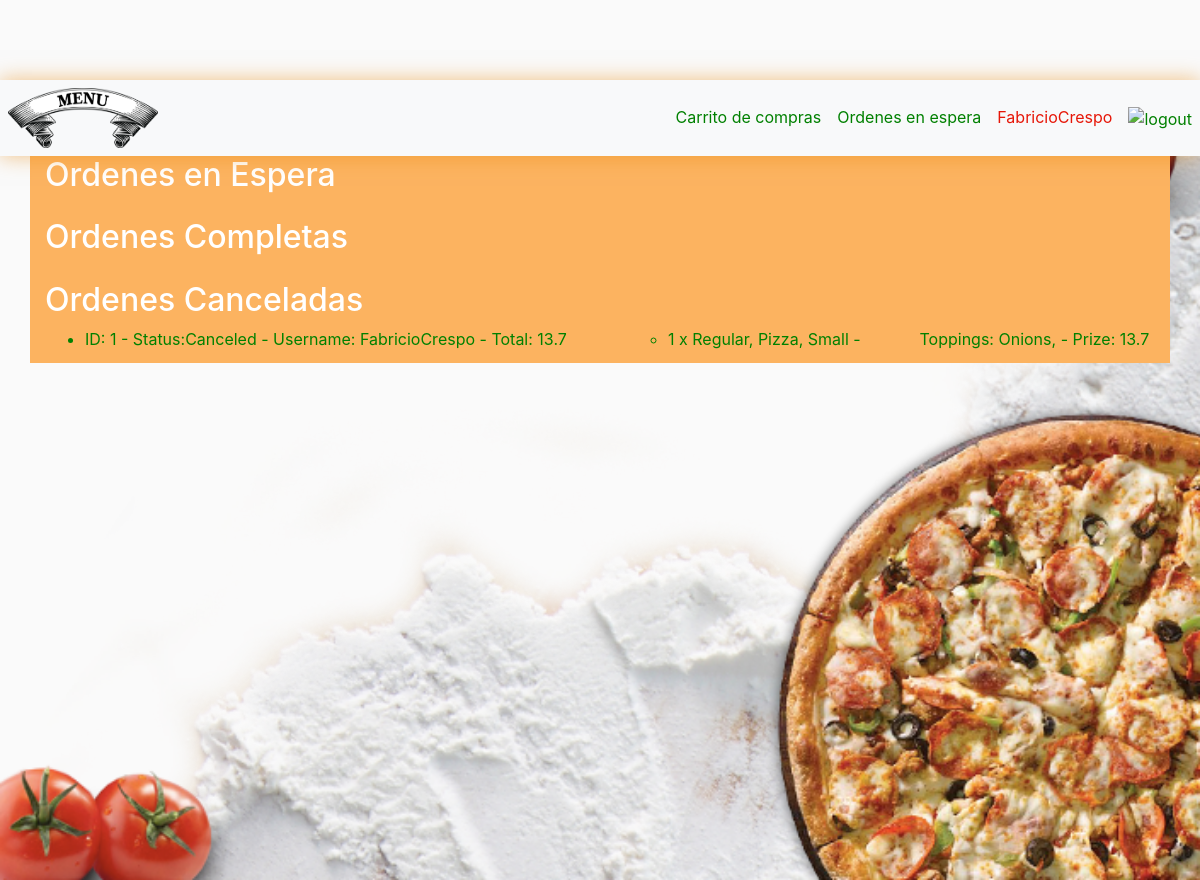
The page /orderlist (signed in) on the database its author committed.
### orders/models.py (models this page shows, shortened)
class Order(models.Model):
    status = models.CharField(max_length = 30, default = 'Open') # the default option is always set because there is not another state unless the user changes it.
    user = models.ForeignKey(User, on_delete=models.CASCADE) # many orders are make for an user
    def __str__(self):
        display = f"ID: {self.id} - Status:{self.status} - Username: {self.user} - Total: {self.total} "
        return display
    @property
    def total(self):
        total = 0
        for orderitem in self.orderitem_set.all():
            total += orderitem.cost
        return total

class OrderItem(models.Model):
    order = models.ForeignKey(Order, on_delete=models.CASCADE)
    menuitem = models.ForeignKey(MenuItem, on_delete=models.CASCADE)
    toppings = models.ManyToManyField(Topping)
    extras = models.ManyToManyField(Extra)
    quantity = models.IntegerField(default = 1)
    def __str__(self):
        display = f"{self.quantity} x {self.menuitem.type}, {self.menuitem.name}, {self.menuitem.size}"
        if self.toppings.count() > 0:
            display += " - Toppings: "
        for topping in self.toppings.all():
            display +=f" {topping.name},"
        if self.extras.count() > 0:
            display += " -  Extras: "
        for extra in self.extras.all():
            display +=f" {extra.name},"
        display += f" - Prize: {self.cost}"
        return display
    @property
    def cost(self):
        cost = self.menuitem.prize
        for extra in self.extras.all():
            cost += extra.prize
        cost = cost*self.quantity
        return cost

class MenuItem(models.Model):
    name = models.CharField(max_length = 30)
    size = models.CharField(max_length = 10)
    type = models.CharField(max_length = 30)
    prize = models.FloatField()
    num_toppings = models.IntegerField()

class Topping(models.Model):
    name = models.CharField(max_length = 30)

### orders/views.py (the view)
# urls.py: path("orderlist", views.orderlist, name="orderlist"),
def orderlist(request):
    pending_orders = Order.objects.filter(user = request.user, status = 'Pending').all()
    completed_orders = Order.objects.filter(user = request.user, status = 'Completed').all()
    canceled_orders = Order.objects.filter(user = request.user, status = 'Canceled').all()
    context = {'pending_orders' : pending_orders, 'completed_orders' : completed_orders, 'canceled_orders' : canceled_orders}
    return render(request, "orders/orderlist.html", context)

### orders/templates/orders/orderlist.html (shortened to what this page needs)
{% extends "orders/layout.html" %}
{% load crispy_forms_tags %}
{% block body %}
<h2>Ordenes en Espera</h2>
<h2>Ordenes Completas</h2>
<h2>Ordenes Canceladas</h2>
<ul>
{% for order in canceled_orders %}
    <li>{{order}}</li>
    <ul>
        {% for orderitem in order.orderitem_set.all %}
            <li>{{orderitem}}</li>
        {% endfor %}
    </ul></li>
{% endfor %}
</ul>
{% endblock %}

### orders/templates/orders/layout.html (shortened to what this page needs)
{% load static %}
<!DOCTYPE html>
<html lang="en" dir="ltr">
  <head>
    <link rel="stylesheet" href="https://stackpath.bootstrapcdn.com/bootstrap/4.3.1/css/bootstrap.min.css">
    <link rel="stylesheet" href="{% static 'orders/main.css' %}"/>
    <link rel="stylesheet" href="https://cdnjs.cloudflare.com/ajax/libs/font-awesome/4.7.0/css/font-awesome.min.css">
  </head>
  <body>
    {% if user.is_authenticated %}
    <header class="site-header">
      <nav class="navbar navbar-expand-lg navbar-light bg-light custom-nav">
        <div class="collapse navbar-collapse" id="navbarNavDropdown">
            <ul class="navbar-nav mr-auto">
            <li class="nav-item">
                <a id="menu" class="nav-link" href="/">
                  <img src="../static/orders/menu.png" width="150" height="60" alt="Menu">
                </a>
            </li>
            </ul>
            <ul class="navbar-nav ml-auto">
            <li>
                <a class="nav-item nav-link" href="/cart">Carrito de compras</a>
            </li>
            <li>
                <a class="nav-item nav-link" href="/orderlist">Ordenes en espera</a>
            </li>
            <li class="nav-item">
                <a class="nav-link" href="#" style="color:rgb(230, 23, 8)">{{ user }}</a>
            </li>
            <li class="nav-item">
                <a id="logout" class="nav-link"  href="/users/logout">
                    <img src="../static/orders/logout.ico" width="60" height="60" alt="logout">
                </a>
            </li>
            </ul>
        </div>
        {% else %}
            <nav class="navbar navbar-expand-lg navbar-light bg-light justify-content-center custom-nav">
            <a class="navbar-brand" href="/">
                <img src="../static/orders/logo.jpg" class="rounded mx-auto d-block" alt="chatrooms">
            </a>
        {% endif %}
      </nav>
      <main role="main" class="container">
        {% block body %}{% endblock %}
      </main>
    </header>
  </body>
</html>

### orders/static/orders/main.css (style rules this page uses)
.site-header { background: url("fondo.png") no-repeat center; background-size: cover; min-height: 100vh; }
.custom-nav { border: 0px; padding: 0; box-shadow: 0 0 20px rgba(230, 134, 9, 0.5); background: rgb(58, 187, 7); }
.container { background: rgb(252, 179, 96); }
body { background: #fafafa; color: #333333; margin-top: 5rem; }
h1, h2, h3, h4, h5, h6 { color: white; }
ul { color: green; }
.site-header .navbar-nav .nav-link { color: green; }
ul { columns: 1; -webkit-columns: 2; -moz-columns: 2; }

### rows shown on the page
Order: id+status+user "ID: 1 - Status:Canceled - Username: FabricioCrespo - Total: 13.7"
OrderItem: quantity+menuitem+id "1 x Regular, Pizza, Small - Toppings: Onions, - Prize: 13.7"

### other values the page prints
{{ user }} "FabricioCrespo"
